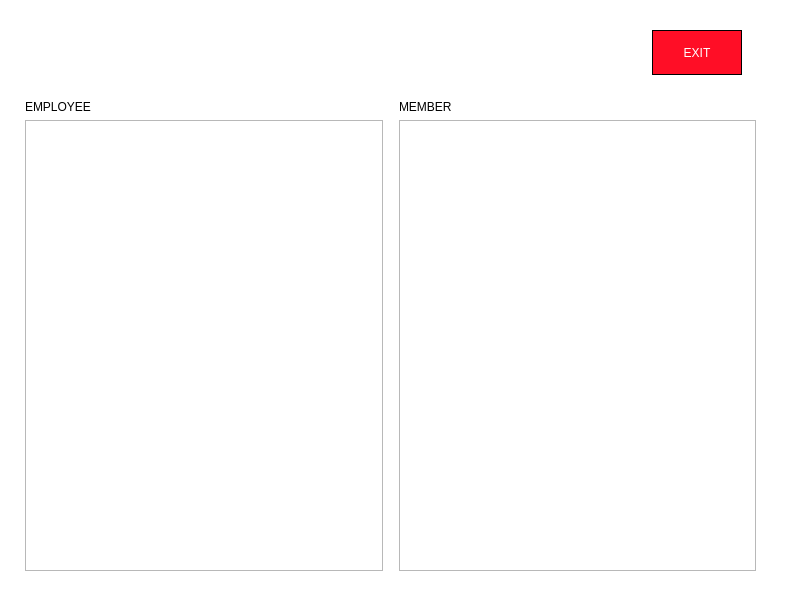
<?xml version="1.0" encoding="UTF-8"?>
<ui version="4.0">
 <class>ViewAccounts</class>
 <widget class="QMainWindow" name="ViewAccounts">
  <property name="geometry">
   <rect>
    <x>0</x>
    <y>0</y>
    <width>800</width>
    <height>600</height>
   </rect>
  </property>
  <property name="minimumSize">
   <size>
    <width>800</width>
    <height>600</height>
   </size>
  </property>
  <property name="maximumSize">
   <size>
    <width>800</width>
    <height>600</height>
   </size>
  </property>
  <property name="windowTitle">
   <string>View Accounts</string>
  </property>
  <property name="windowIcon">
   <iconset resource="Resource.qrc">
    <normaloff>:/img/logo/logo.png</normaloff>:/img/logo/logo.png</iconset>
  </property>
  <widget class="QWidget" name="centralwidget">
   <property name="styleSheet">
    <string notr="true">QWidget#centralwidget{
	background-color: white;
}</string>
   </property>
   <widget class="QWidget" name="horizontalLayoutWidget_2">
    <property name="geometry">
     <rect>
      <x>10</x>
      <y>90</y>
      <width>761</width>
      <height>481</height>
     </rect>
    </property>
    <layout class="QHBoxLayout" name="horizontalLayout_2">
     <property name="leftMargin">
      <number>10</number>
     </property>
     <property name="rightMargin">
      <number>10</number>
     </property>
     <item>
      <layout class="QVBoxLayout" name="verticalLayout">
       <property name="leftMargin">
        <number>5</number>
       </property>
       <property name="topMargin">
        <number>10</number>
       </property>
       <property name="rightMargin">
        <number>5</number>
       </property>
       <item>
        <widget class="QLabel" name="label">
         <property name="styleSheet">
          <string notr="true">font: 700 10pt &quot;Segoe UI&quot;;
color: black;</string>
         </property>
         <property name="text">
          <string>EMPLOYEE</string>
         </property>
        </widget>
       </item>
       <item>
        <widget class="QTableView" name="tableView_employee">
         <property name="styleSheet">
          <string notr="true"/>
         </property>
        </widget>
       </item>
      </layout>
     </item>
     <item>
      <layout class="QVBoxLayout" name="verticalLayout_2">
       <property name="leftMargin">
        <number>5</number>
       </property>
       <property name="topMargin">
        <number>10</number>
       </property>
       <property name="rightMargin">
        <number>5</number>
       </property>
       <item>
        <widget class="QLabel" name="label_2">
         <property name="styleSheet">
          <string notr="true">font: 700 10pt &quot;Segoe UI&quot;;
color: black;</string>
         </property>
         <property name="text">
          <string>MEMBER</string>
         </property>
        </widget>
       </item>
       <item>
        <widget class="QTableView" name="tableView_member">
         <property name="styleSheet">
          <string notr="true"/>
         </property>
        </widget>
       </item>
      </layout>
     </item>
    </layout>
   </widget>
   <widget class="QPushButton" name="pushButton">
    <property name="geometry">
     <rect>
      <x>652</x>
      <y>30</y>
      <width>90</width>
      <height>45</height>
     </rect>
    </property>
    <property name="styleSheet">
     <string notr="true">background-color:rgb(255, 14, 38);
font: 700 10pt &quot;Segoe UI&quot;;
color: rgb(255, 255, 255);
border: 1px solid black;
</string>
    </property>
    <property name="text">
     <string>EXIT</string>
    </property>
   </widget>
  </widget>
 </widget>
 <resources>
  <include location="Resource.qrc"/>
 </resources>
 <connections/>
</ui>
